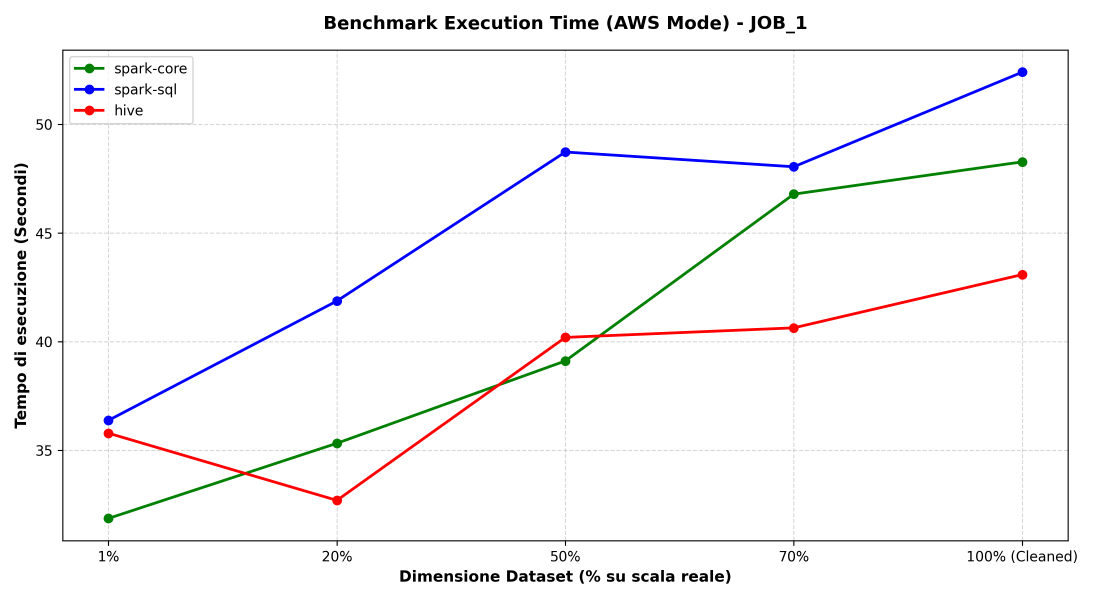
#> input picture logs/aws/benchmark_job_1.png, 3300 x 1800 px (shown at 1/3 size); its folder holds 2 pictures in this run
$ python estrai_da_grafici.py
#> lines starting #> are read from the running program, lines starting #| are printed output that depends on the picture; after the words box and inside, x2 and y2 are one past the last pixel; in counts of white or black regions, pixels touching at a corner belong together
#!/usr/bin/env python3
"""
estrai_da_grafici.py — Ricostruisce i tempi delle esecuzioni su AWS EMR della versione precedente
del progetto, di cui sono rimasti solo i grafici PNG e i log testuali in logs/aws/.

- Tempo totale: stimato dai grafici logs/aws/benchmark_job_*.png. L'asse Y viene tarato sulle
  linee della griglia (che cadono sulle tacche note), poi si individua il centro di ogni marcatore
  colorato sulla verticale di ciascun dataset. Precisione: circa 0,02–0,03 s per pixel.
- Tempo di calcolo parziale di Spark: letto dai log ("Calcolo completato in X secondi"), misura
  solo la pipeline fino all'anteprima (senza avvio e scrittura su HDFS). Hive non lo stampava.
- Dimensione dell'input: quella dei file di allora (codici delle cause a una lettera), ricavata
  dai file attuali sostituendo i codici estesi.

Uso (dalla radice del progetto):  python3 results/legacy/estrai_da_grafici.py
"""

import csv
import re
from pathlib import Path

import numpy as np
from matplotlib.image import imread

ROOT = Path(__file__).resolve().parents[2]
OUTPUT = Path(__file__).resolve().parent / "aws_emr_versione_precedente.csv"

TICKS = {"job_1": [35, 40, 45, 50], "job_2": [30, 35, 40, 45, 50, 55, 60]}
COLORS = {"spark-core": (0, 128, 0), "spark-sql": (0, 0, 255), "hive": (255, 0, 0)}
DATASETS = ["flights_1", "flights_20", "flights_50", "flights_70", "flights_cleaned"]
PERCENT = {"flights_1": 1, "flights_20": 20, "flights_50": 50, "flights_70": 70, "flights_cleaned": 100}
OLD_CODES = {"DELAY_CARRIER": "C", "DELAY_WEATHER": "W", "DELAY_NAS": "N", "DELAY_SECURITY": "S",
             "DELAY_LATE_AIRCRAFT": "L", "CANC_CARRIER": "A", "CANC_WEATHER": "B", "CANC_NAS": "C",
             "CANC_SECURITY": "D"}
MARKER_PX = 29  # diametro dei marcatori a 300 dpi


def gridlines(img, axis):
    gray = (np.abs(img[..., 0] - img[..., 1]) < 6) & (np.abs(img[..., 1] - img[..., 2]) < 6) \
        & (img[..., 0] > 190) & (img[..., 0] < 235)
    counts = gray.sum(axis=axis)
    idx = np.where(counts > counts.max() * 0.5)[0]
    groups = np.split(idx, np.where(np.diff(idx) > 3)[0] + 1)
    # Le linee della griglia sono spesse 3 px; i gruppi da 1 px sono i bordi antialias della cornice
    return [float(g.mean()) for g in groups if len(g) >= 2]


def color_mask(img, rgb):
    mask = np.all(np.abs(img - np.array(rgb)) < 40, axis=2)
    mask[:400, :650] = False  # legenda in alto a sinistra
    return mask


def read_chart(job):
    img = imread(ROOT / "logs" / "aws" / f"benchmark_{job}.png")[..., :3] * 255
    rows, cols = gridlines(img, axis=1), gridlines(img, axis=0)
    ticks = sorted(TICKS[job], reverse=True)
    assert len(rows) == len(ticks) and len(cols) == len(DATASETS), "griglia non riconosciuta"
    slope, intercept = np.polyfit(rows, ticks, 1)

    masks = {tool: color_mask(img, rgb) for tool, rgb in COLORS.items()}
    points = {}
    for tool, mask in masks.items():
        others = np.any([m for t, m in masks.items() if t != tool], axis=0)
        for ds, c in zip(DATASETS, cols):
            band = slice(int(c) - 3, int(c) + 4)
            ys = np.where(mask[:, band].any(axis=1))[0]
            groups = np.split(ys, np.where(np.diff(ys) > 2)[0] + 1)
            marker = max(groups, key=len)
            if len(marker) >= MARKER_PX:
                center = (marker.min() + marker.max()) / 2
            elif others[marker.min() - 1, band].any():
                # Coperto in alto da un altro marcatore: si usa il bordo inferiore
                center = marker.max() - (MARKER_PX - 1) / 2
            else:
                center = marker.min() + (MARKER_PX - 1) / 2
            points[(tool, ds)] = (round(slope * center + intercept, 2), len(marker) < MARKER_PX)
    return points, abs(slope)


def spark_partial_seconds(tool, job, ds):
    path = ROOT / "logs" / "aws" / tool / job / f"stdout-{ds}.txt"
    m = re.search(r"completato in ([\d.]+) secondi", path.read_text()) if path.exists() else None
    return float(m.group(1)) if m else None


def old_input_bytes(ds):
    path = ROOT / "data" / "processed" / f"{ds}.csv"
    if not path.exists():
        return None
    saved = 0
    with open(path) as f:
        next(f)
        for line in f:
            for value in line.rstrip("\n").split(",")[7:9]:
                if value in OLD_CODES:
                    saved += len(value) - len(OLD_CODES[value])
    return path.stat().st_size - saved


def main():
    sizes = {ds: old_input_bytes(ds) for ds in DATASETS}
    rows = []
    for job in TICKS:
        points, s_per_px = read_chart(job)
#> in gridlines, `gray = (np.abs(img[..., 0] - img[..., 1]) < 6) & (np.abs(img[..., 1] -..`:
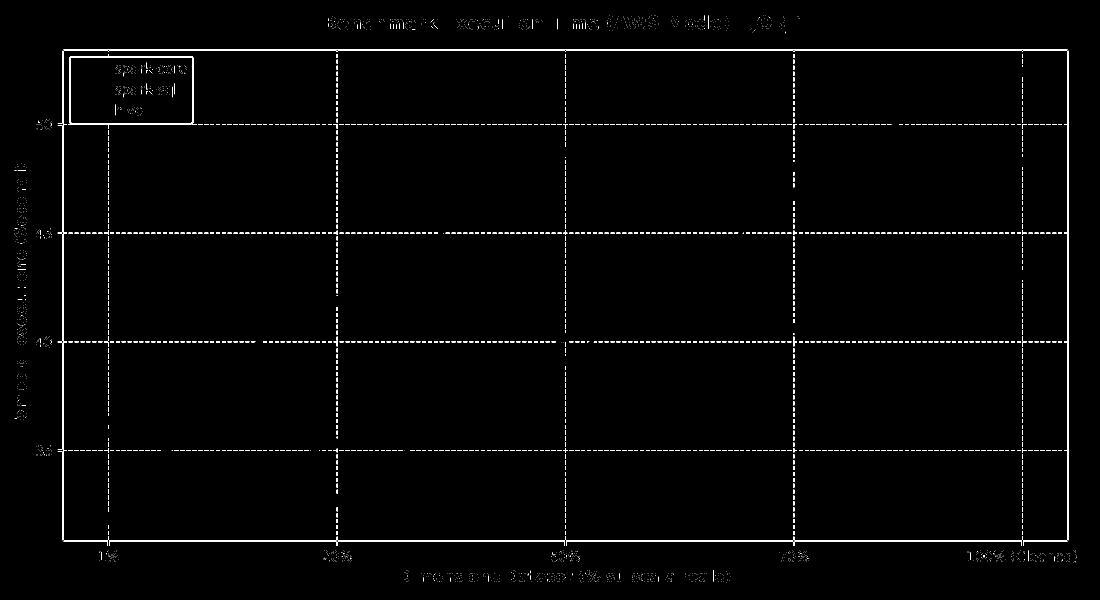
#> gray: shape (1800, 3300) bool (shown at 1/3 size); 1.1% white; 3029 white regions (2002 under 20 px), largest, box (x1, y1, x2, y2) and area: (190, 152, 3203, 1621) 9337, (206, 162, 589, 386) 5144, (190, 148, 3203, 149) 3013
#> in gridlines, `counts = gray.sum(axis=axis)`: counts = 1800 values, max 3013 at index 148, min 0 at index 0, mean 35.31
#> in gridlines, `idx = np.where(counts > counts.max() * 0.5)[0]`: idx = [148, 152, 372, 373, 374, 698, 699, 700, 1024, 1025, 1026, 1350, 1351, 1352, 1620, 1624]
#> in gridlines, `groups = np.split(idx, np.where(np.diff(idx) > 3)[0] + 1)`: groups = [[148], [152], [372, 373, 374], [698, 699, 700], [1024, 1025, 1026], [1350, 1351, 1352], [1620], [1624]]
#> in read_chart, `rows, cols = gridlines(img, axis=1), gridlines(img, axis=0)`: rows = [373, 699, 1025, 1351]; cols = [325, 1011, 1696, 2381, 3067]
#> in read_chart, `slope, intercept = np.polyfit(rows, ticks, 1)`: slope = -0.0153; intercept = 55.72
#> call 2 of color_mask, with rgb = (0, 0, 255)
#> in color_mask (call 2), `mask = np.all(np.abs(img - np.array(rgb)) < 40, axis=2)`:
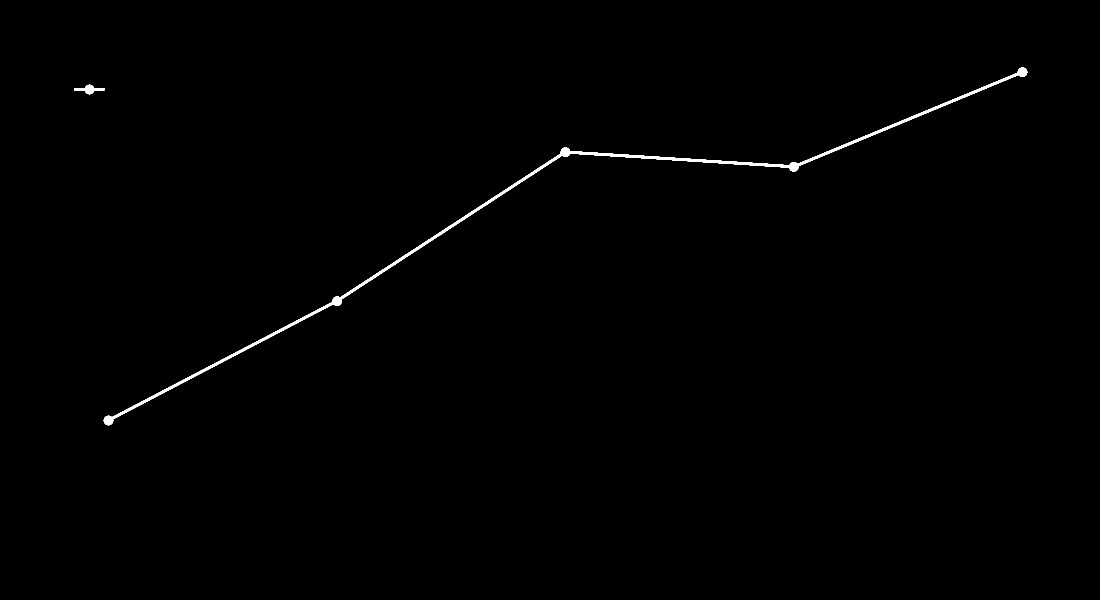
#> mask: shape (1800, 3300) bool (shown at 1/3 size); 0.45% white; 2 white regions, box (x1, y1, x2, y2) and area: (311, 202, 3082, 1276) 25586, (222, 254, 313, 283) 1143
#> call 3 of color_mask, with rgb = (255, 0, 0)
#> in color_mask (call 3), `mask = np.all(np.abs(img - np.array(rgb)) < 40, axis=2)`:
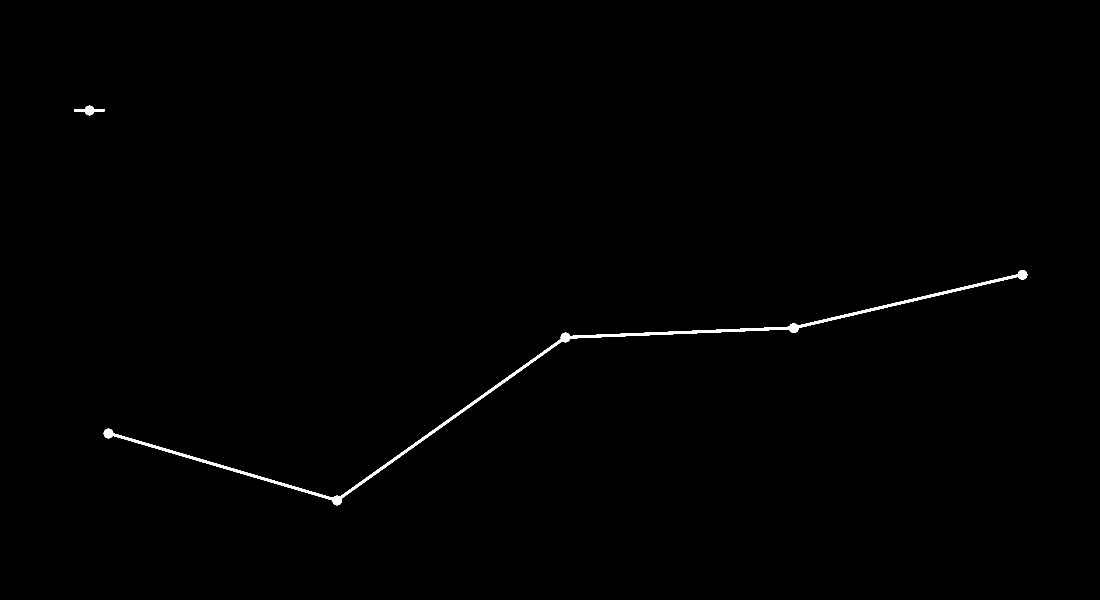
#> mask: shape (1800, 3300) bool (shown at 1/3 size); 0.44% white; 2 white regions, box (x1, y1, x2, y2) and area: (311, 810, 3082, 1516) 24976, (222, 317, 313, 346) 1143
#> in read_chart, `masks = {tool: color_mask(img, rgb) for tool, rgb in COLORS.items()}`: masks = 3 items
#> the loop in read_chart, `for tool, mask in masks.items():` made 3 passes
#> tool on passes 1 to 3: 'spark-core', 'spark-sql', 'hive'
#> pass 1, in read_chart, `others = np.any([m for t, m in masks.items() if t != tool], axis=0)`:
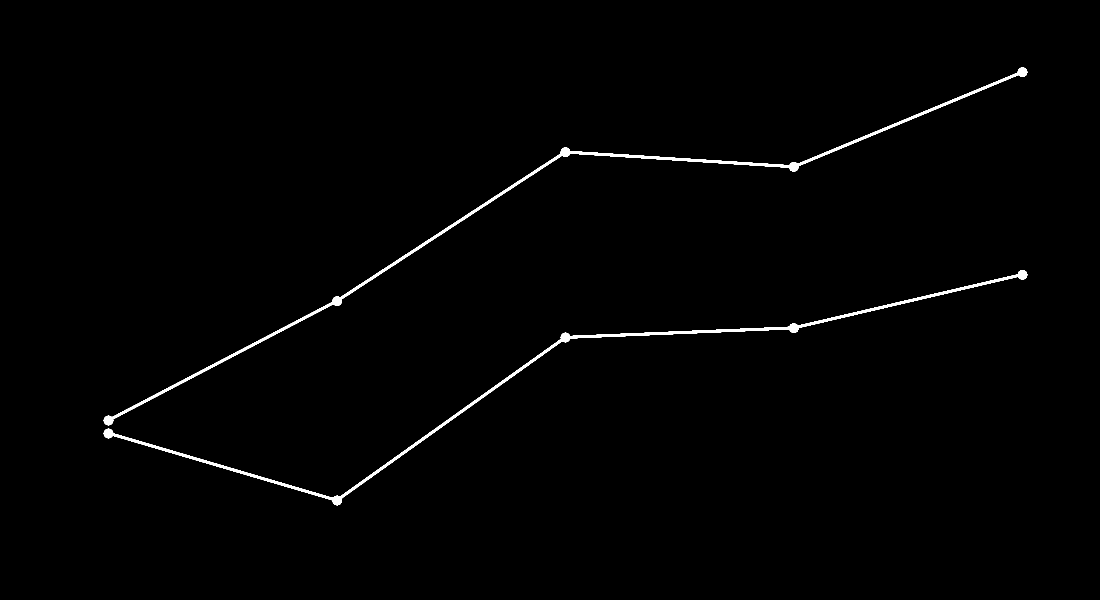
#> others: shape (1800, 3300) bool (shown at 1/3 size); 0.85% white; 2 white regions, box (x1, y1, x2, y2) and area: (311, 202, 3082, 1276) 25586, (311, 810, 3082, 1516) 24976
#> pass 2, in read_chart, `others = np.any([m for t, m in masks.items() if t != tool], axis=0)`:
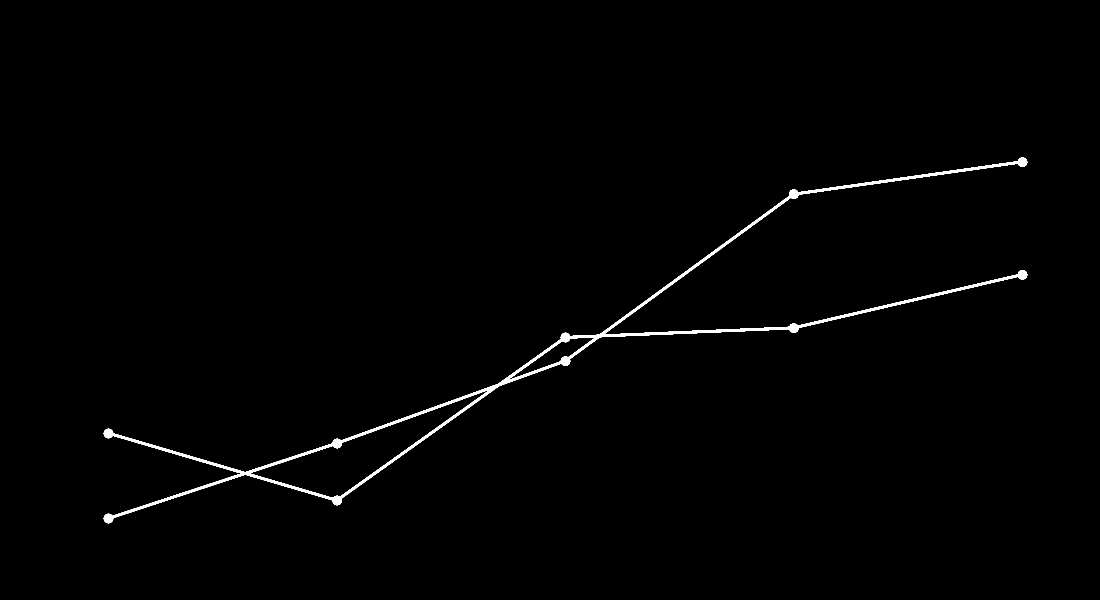
#> others: shape (1800, 3300) bool (shown at 1/3 size); 0.84% white; 1 white region, box (x1, y1, x2, y2) and area: (311, 472, 3082, 1570) 49819
#> pass 3, in read_chart, `others = np.any([m for t, m in masks.items() if t != tool], axis=0)`:
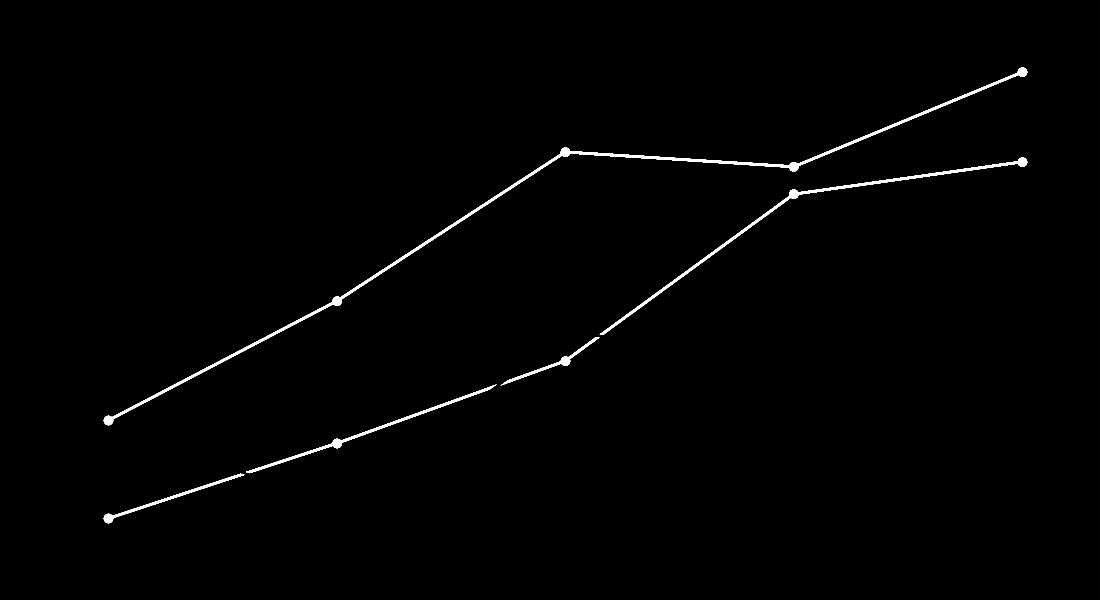
#> others: shape (1800, 3300) bool (shown at 1/3 size); 0.85% white; 5 white regions, box (x1, y1, x2, y2) and area: (311, 202, 3082, 1276) 25586, (1799, 472, 3082, 1003) 11769, (738, 1153, 1490, 1420) 6432, (311, 1421, 734, 1570) 3794, (1502, 1012, 1799, 1157) 2848
#> after the loop in read_chart, `for tool, mask in masks.items():`: points = 15 items
#> points = 15 items; s_per_px = 0.0153
        for (tool, ds), (seconds, occluded) in points.items():
            rows.append({
                "env": "aws_legacy", "tool": tool, "job": job, "dataset": ds, "dataset_percent": PERCENT[ds],
                "wall_seconds": seconds, "precisione_s": round(s_per_px * (3 if occluded else 1), 3),
                "marcatore_parzialmente_coperto": occluded,
                "spark_calcolo_parziale_s": spark_partial_seconds(tool, job, ds) if tool != "hive" else None,
                "input_bytes": sizes[ds], "ripetizioni": 1,
                "cluster": "AWS EMR, 1 primary + 2 core m5.xlarge",
                "versione_codice": "precedente alle correzioni (commit 7ea55a0)",
                "fonte": f"stima dal grafico logs/aws/benchmark_{job}.png",
            })
#> this loop made 15 passes
#> (tool, ds, seconds) on passes 1 to 8: ('spark-core', 'flights_1', 31.87), ('spark-core', 'flights_20', 35.32), ('spark-core', 'flights_50', 39.11), ('spark-core', 'flights_70', 46.79), ('spark-core', 'flights_cleaned', 48.27), ('spark-sql', 'flights_1', 36.38), ('spark-sql', 'flights_20', 41.87), ('spark-sql', 'flights_50', 48.73)
#> after the loop, rows = 15 items
#> pass 2 of the loop in main, `for job in TICKS:`:
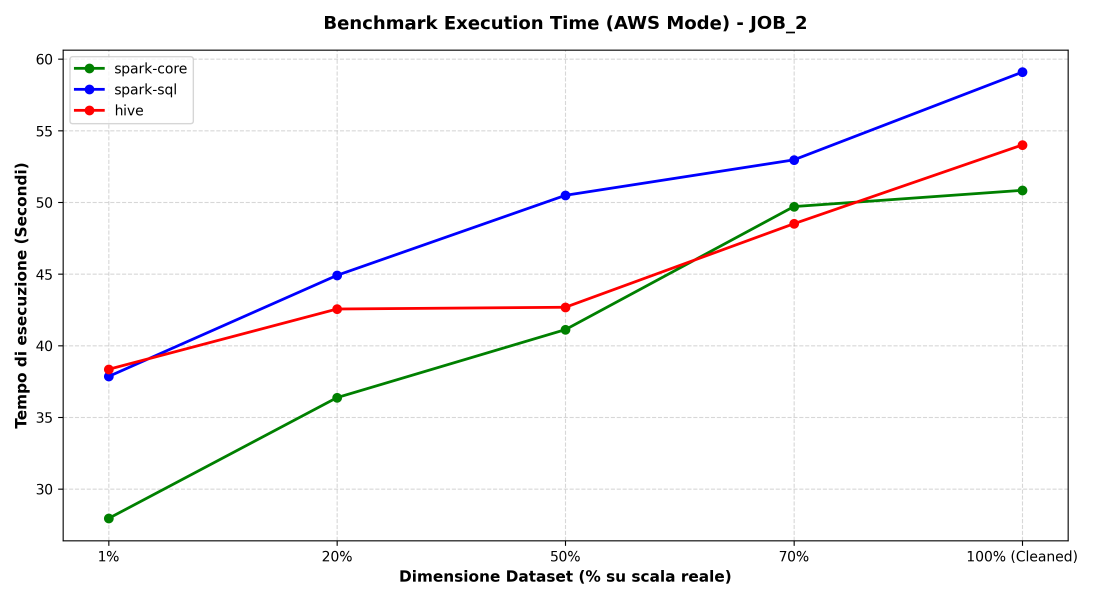
#> input picture logs/aws/benchmark_job_2.png, 3300 x 1800 px (shown at 1/3 size)
#> in gridlines (call 3), `gray = (np.abs(img[..., 0] - img[..., 1]) < 6) & (np.abs(img[..., 1] -..`:
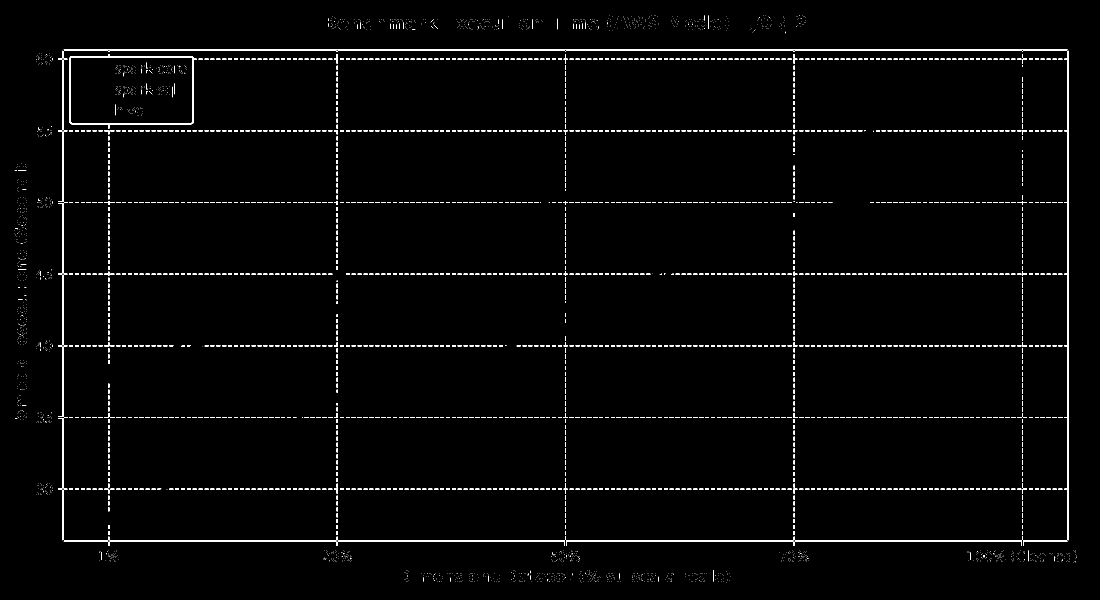
#> gray: shape (1800, 3300) bool (shown at 1/3 size); 1.4% white; 3643 white regions (2133 under 20 px), largest, box (x1, y1, x2, y2) and area: (191, 152, 3203, 1621) 9476, (207, 162, 590, 386) 4611, (191, 148, 3203, 149) 3012
#> counts = 1800 values, max 3012 at index 148, min 0 at index 0, mean 45.11
#> idx = 25 values from 148 to 1624
#> groups = [[148], [152], [176, 177, 178], [391, 392, 393], [606, 607, 608], [821, 822, 823], [1036, 1037, 1038], [1251, 1252, 1253], [1466, 1467, 1468], [1620], [1624]]
#> in read_chart (call 2), `rows, cols = gridlines(img, axis=1), gridlines(img, axis=0)`: rows = [177, 392, 607, 822, 1037, 1252, 1467]; cols = [326, 1011, 1696, 2382, 3067]
#> slope = -0.0233; intercept = 64.12
#> the loop in read_chart (call 2), `for tool, mask in masks.items():` made 3 passes
#> pass 3, in read_chart (call 2), `others = np.any([m for t, m in masks.items() if t != tool], axis=0)`:
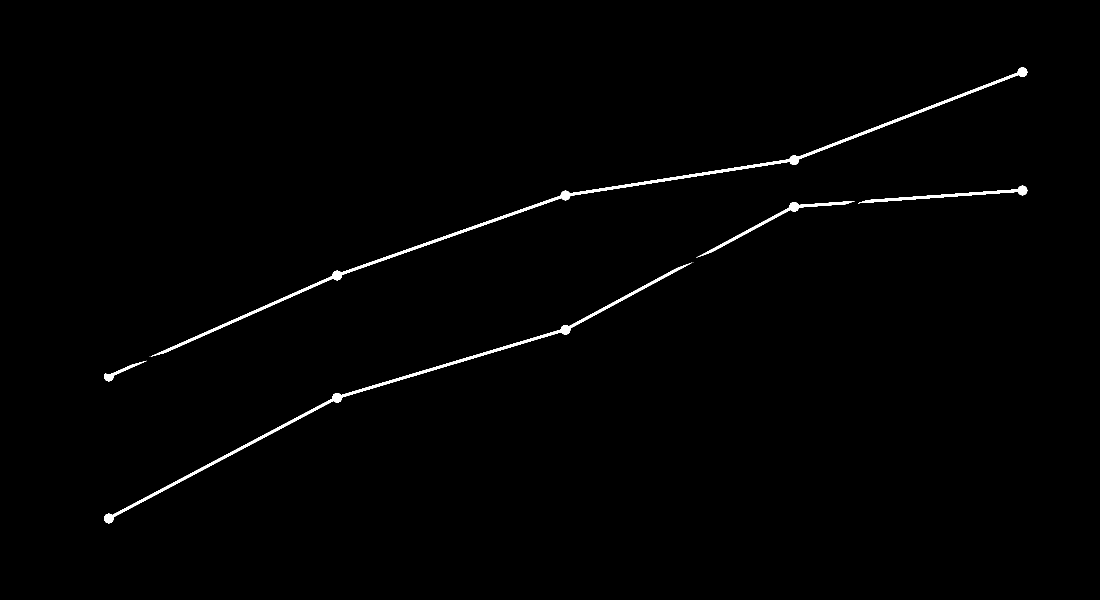
#> others: shape (1800, 3300) bool (shown at 1/3 size); 0.82% white; 11 white regions (6 under 20 px), largest, box (x1, y1, x2, y2) and area: (452, 202, 3082, 1070) 22907, (312, 788, 2076, 1570) 15995, (2574, 557, 3082, 610) 4222, (2092, 603, 2564, 772) 4096, (312, 1083, 439, 1144) 1205
#> s_per_px = 0.0233
#> the loop in main, `for (tool, ds), (seconds, occluded) in points.items():` made 15 passes
#> (tool, ds, seconds, occluded) on passes 1 to 4: ('spark-core', 'flights_1', 27.95, False), ('spark-core', 'flights_20', 36.37, False), ('spark-core', 'flights_50', 41.12, False), ('spark-core', 'flights_70', 49.7, False)
#> after the loop in main, `for (tool, ds), (seconds, occluded) in points.items():`: rows = 30 items
    with open(OUTPUT, "w", newline="") as f:
        writer = csv.DictWriter(f, fieldnames=list(rows[0]))
        writer.writeheader()
        writer.writerows(rows)
    print(f"{len(rows)} punti salvati in {OUTPUT.relative_to(ROOT)}")
#| 30 punti salvati in results/legacy/aws_emr_versione_precedente.csv


if __name__ == "__main__":
    main()
